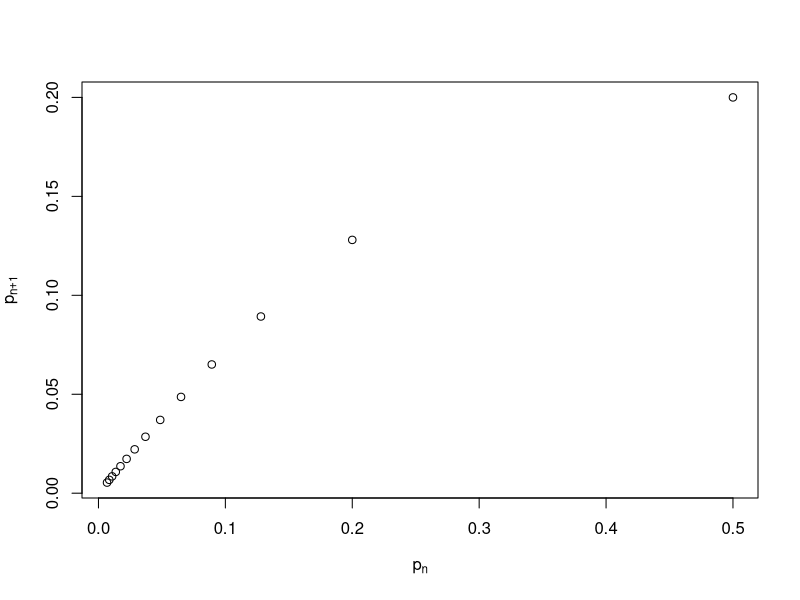
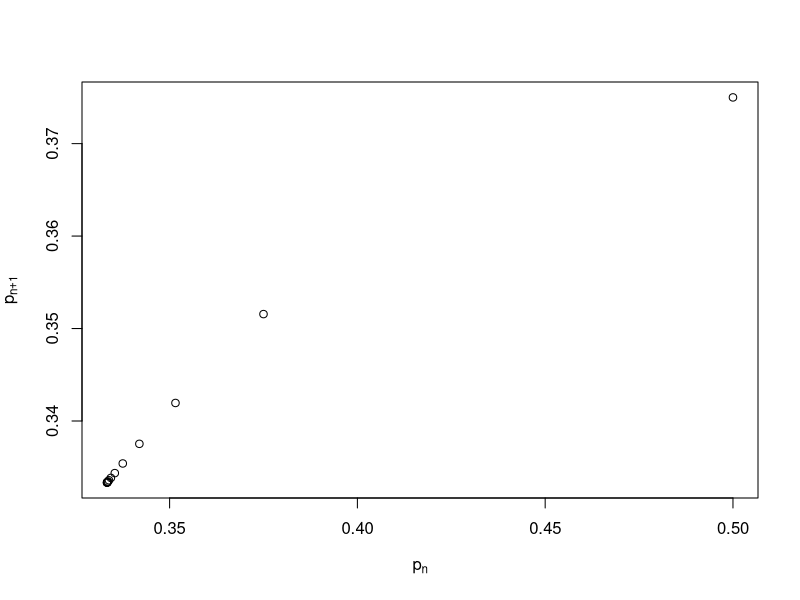
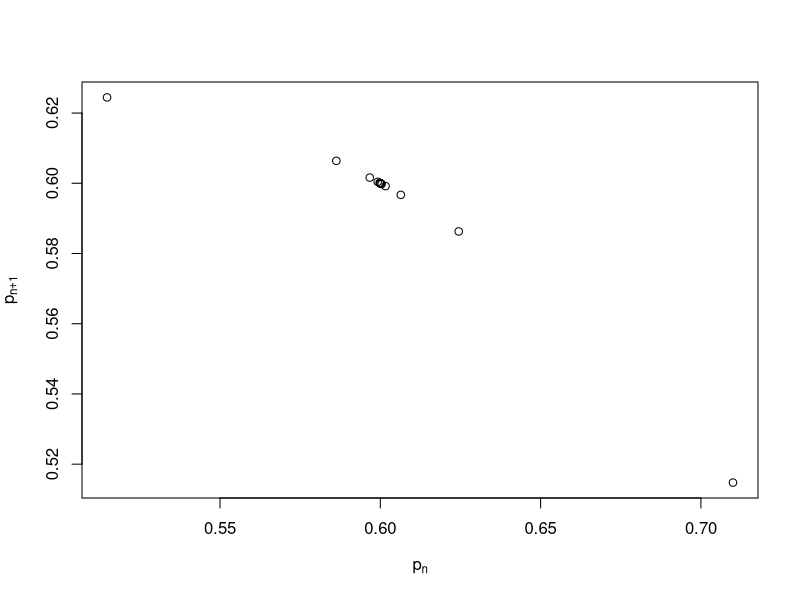
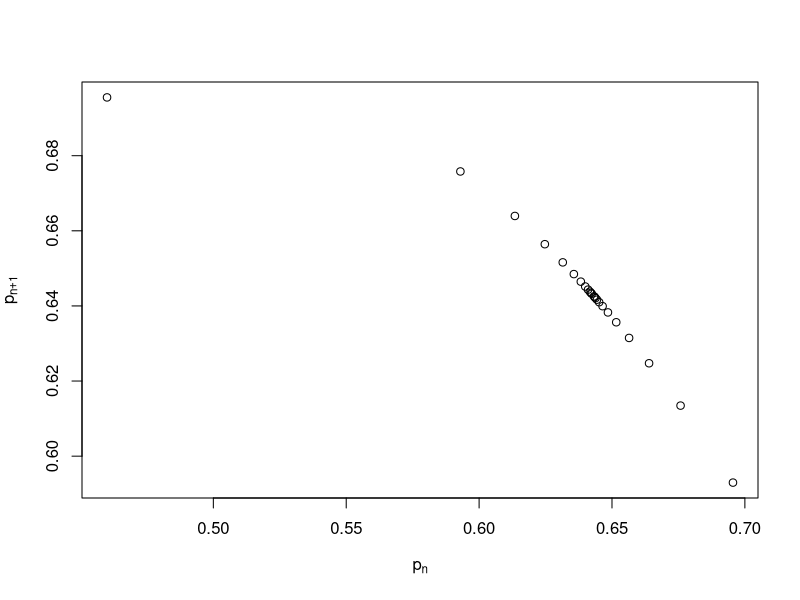
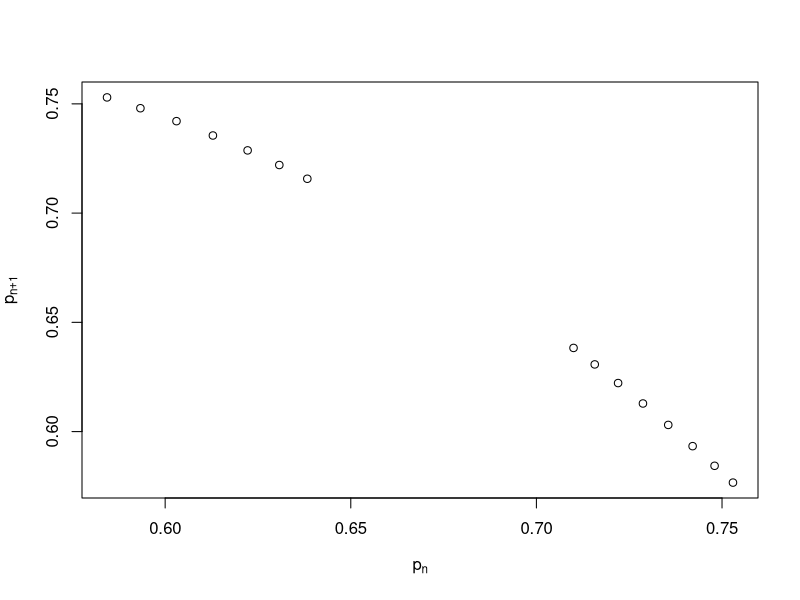
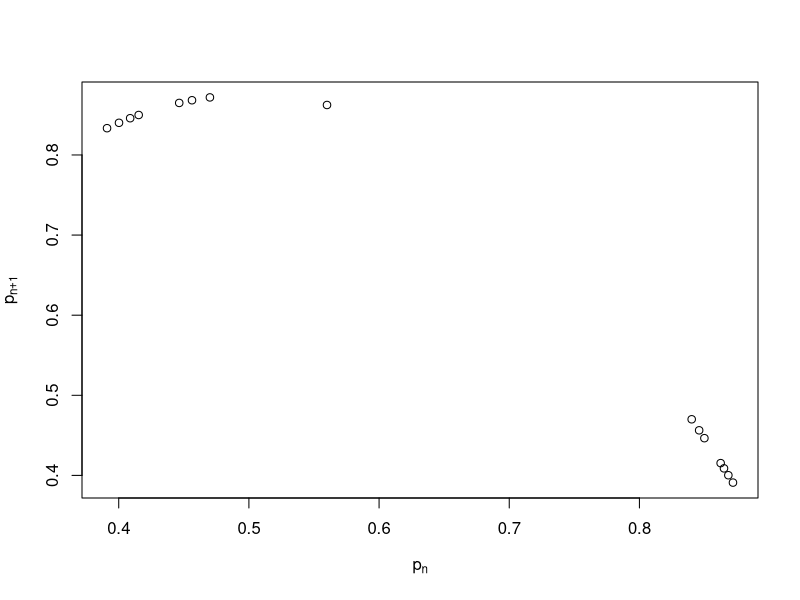

Generate these figures, in order, with R:
## ---- chunk 1
func = function(k,p,n){
  vec = c()
    for(i in 1:n){
      print(p)
      vec=c(vec,p)
      p=k*p*(1-p)
    }
  
  xx = vec[-length(vec)]
  yy = vec[-1]
  
  plot(x = xx, y = yy, xlab = expression("p"[n]) ,ylab = expression("p"[n+1]))
  
}

## ---- chunk 2
func(0.8,0.5,15)
## ---- chunk 3
func(1.5,0.5,15) # nearer to 1/3
print("------------")
func(2.5,0.71,15) # nearer to 0.6
print("------------")
func(2.8,0.46,25) # nearer to 0.643
## ---- chunk 4
func(3.1,0.71,16) # further to 0.677
print("------------")
func(3.5,0.56,16) # further to 0.677
